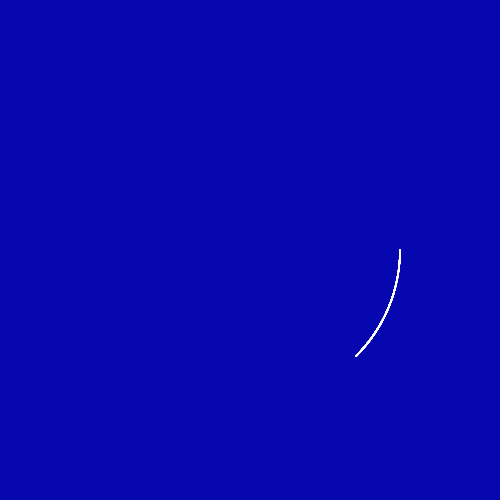
Frame 1 (no input)
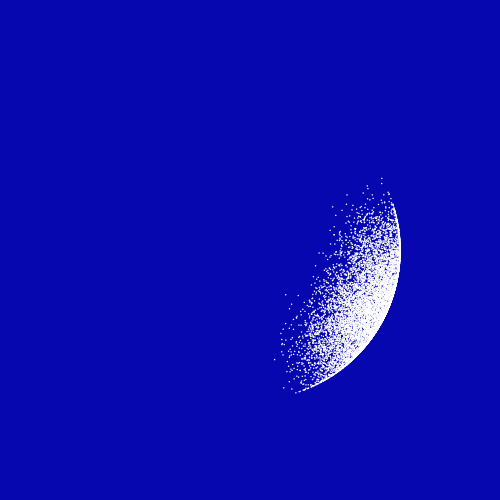
Frame 60 (the mouse pressed at the canvas centre just before this capture)
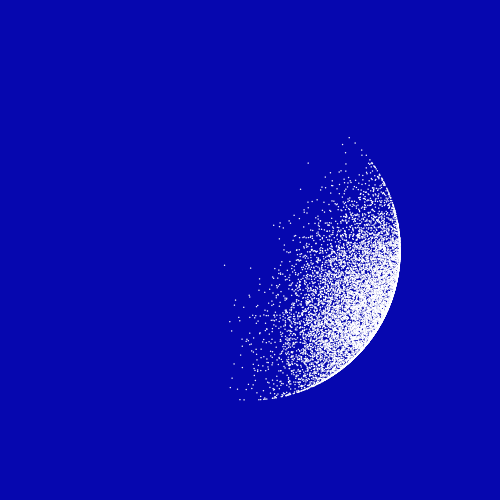
Frame 120 (the mouse held since frame 60 and released just before this capture)

The Processing sketch that drew these frames (run headless with seeded random() and noise(); from frame 60 on, the mouse is pressed at the canvas centre):

// Processing sketch: sketch_13012017
// ── sketch_13012017.pde
 Ball[] b = new Ball[10000] ;

void setup(){
  size(500, 500);
  smooth();
  for(int i = 0; i<= b.length-1; i++){
    b[i] = new Ball();
  }
}

void draw(){
  translate(width/2, height/2);
  noStroke();
  fill(255);
  background(6,7,175);
  for(int i = 0; i<= b.length-1; i++){
  b[i].move();
  b[i].display();
  }
}
// ── Ball.pde
class Ball{
  PVector position = new PVector(width, random(height));
  PVector move;
  PVector velocity = new PVector(0, 0);
  Ball(){
  
  }
  void move(){
    move = PVector.random2D();
    velocity.add(move);
    velocity.limit(2);
    position = position.sub(velocity);
    position.limit((width/2)-100);
  }
  
  void display(){
    ellipse(position.x, position.y, 1.5, 1.5);
  }
}
